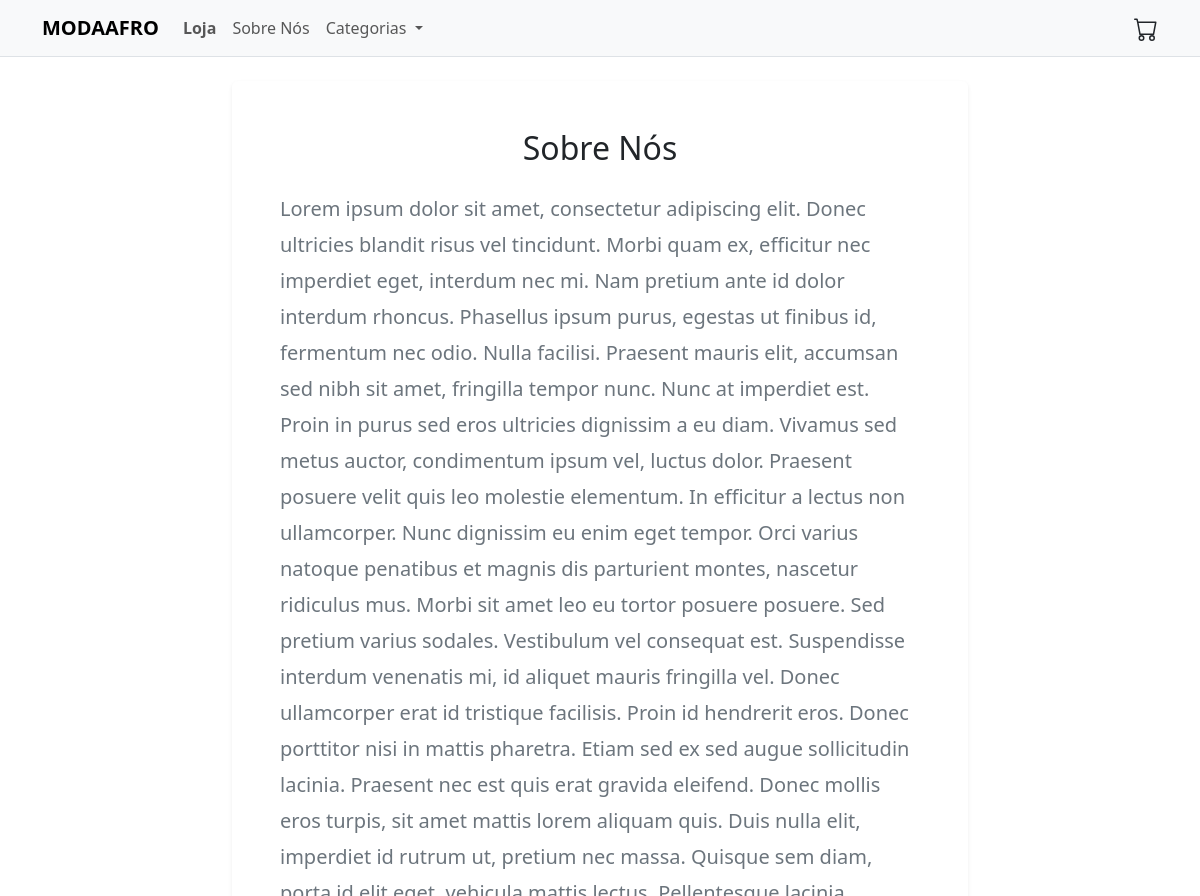
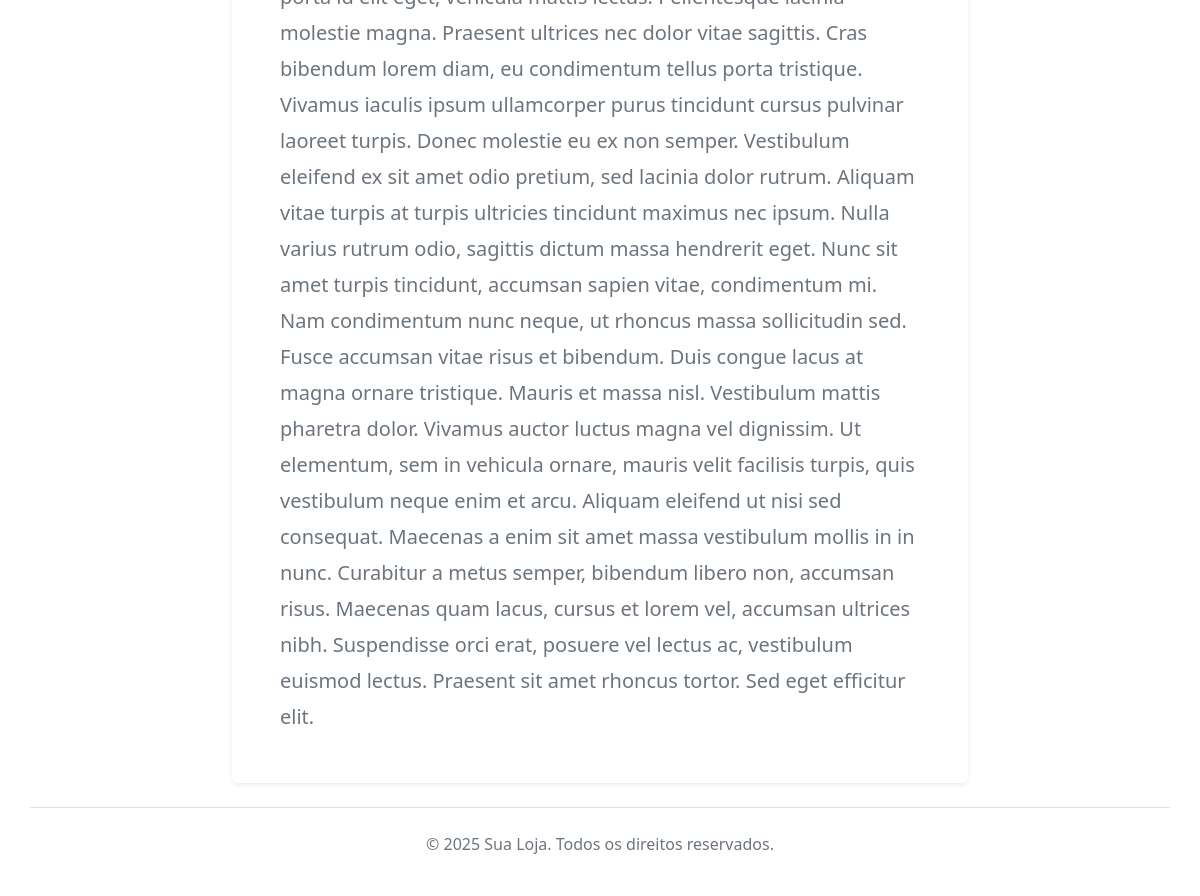
Screenshot of /sobre with the database file from the repository (2 pictures, top to bottom).
### models.py (models this page shows)
class SiteSettings(db.Model):
    id = db.Column(db.Integer, primary_key=True)
    chave = db.Column(db.String(100), unique=True)
    valor = db.Column(db.Text)

### app.py (the view)
@app.route('/sobre')
def sobre():
    context = get_site_context() # Pega as configs (incluindo 'sobre_nos')
    return render_template('sobre.html', **context)

### app.py (called while the page is built)
def get_site_context():
    categorias = Categoria.query.order_by(Categoria.nome).all()
    settings_db = SiteSettings.query.all()
    settings = {s.chave: s.valor for s in settings_db}
    settings.setdefault('whatsapp_number', app.config['WHATSAPP_NUMBER'])
    settings.setdefault('texto_footer', '© 2025 Sua Loja.')
    settings.setdefault('sobre_nos', 'Bem-vindo à nossa loja.')
    return {
        "categorias": categorias,
        "settings": settings
    }

### templates/sobre.html
{% extends "layout_cliente.html" %}
{% block content %}
<div class="row justify-content-center">
    <div class="col-lg-8">
        <div class="card shadow-sm border-0">
            <div class="card-body p-4 p-md-5">
                <h2 class="card-title text-center mb-4">Sobre Nós</h2>
                <div class="sobre-texto fs-5 text-secondary" style="line-height: 1.8;">
                    {{ settings.sobre_nos | safe }}
                </div>
            </div>
        </div>
    </div>
</div>
{% endblock %}

### templates/layout_cliente.html (shortened to what this page needs)
<!DOCTYPE html>
<html lang="pt-br">
<head>
    <link href="https://cdn.jsdelivr.net/npm/bootstrap@5.3.3/dist/css/bootstrap.min.css" rel="stylesheet">
    <link rel="stylesheet" href="https://cdn.jsdelivr.net/npm/swiper@11/swiper-bundle.min.css" />
    <link rel="stylesheet" href="{{ url_for('static', filename='css/style.css') }}">
</head>
<body data-whatsapp-number="{{ settings.whatsapp_number }}">
    <header>
        <nav class="navbar navbar-expand-lg bg-body-tertiary border-bottom sticky-top">
            <div class="container">
                <a class="navbar-brand fw-bold" href="/">MODAAFRO</a>
                <div class="collapse navbar-collapse" id="main-navbar">
                    <ul class="navbar-nav me-auto mb-2 mb-lg-0">
                        <li class="nav-item">
                            <a class="nav-link fw-bold" href="{{ url_for('loja') }}">Loja</a>
                        </li>
                        <li class="nav-item">
                            <a class="nav-link" href="{{ url_for('sobre') }}">Sobre Nós</a>
                        </li>
                        <li class="nav-item dropdown">
                            <a class="nav-link dropdown-toggle" href="#" role="button" data-bs-toggle="dropdown" aria-expanded="false">
                                Categorias
                            </a>
                        </li>
                    </ul>
                    <div class="nav-icon" id="cart-icon" style="cursor: pointer;">
                    </div>
                </div>
            </div>
        </nav>
    </header>
    <main class="container my-4">
        {% block content %}
        {% endblock %}
    </main>
    <footer class="container text-center py-4 mt-4 border-top">
        <p class="text-secondary">{{ settings.texto_footer | safe }}</p>
    </footer>
</body>
</html>

### static/css/style.css (style rules this page uses)
:root { --swiper-theme-color: #007aff; }
.nav-icon { position: relative; }

### rows the page displays
SiteSettings: sobre_nos "Lorem ipsum dolor sit amet, consectetur adipiscing elit. Donec ultricies blandit risus vel tincidunt. Morbi quam ex, efficitur nec imperdiet eget, interdum nec mi. Nam pretium ante id dolor interdum rhoncus. Phasellus ipsum purus, egestas ut finibus id, fermentum nec odio. Nulla facilisi. Praesent mauris elit, accumsan sed nibh sit amet, fringilla tempor nunc. Nunc at imperdiet est. Proin in purus sed eros ultricies dignissim a eu diam. Vivamus sed metus auctor, condimentum ipsum vel, luctus dolor. Praesent posuere velit quis leo molestie elementum. In efficitur a lectus non ullamcorper. Nunc dignissim eu enim eget tempor. Orci varius natoque penatibus et magnis dis parturient montes,…"
SiteSettings: texto_footer "© 2025 Sua Loja. Todos os direitos reservados."
